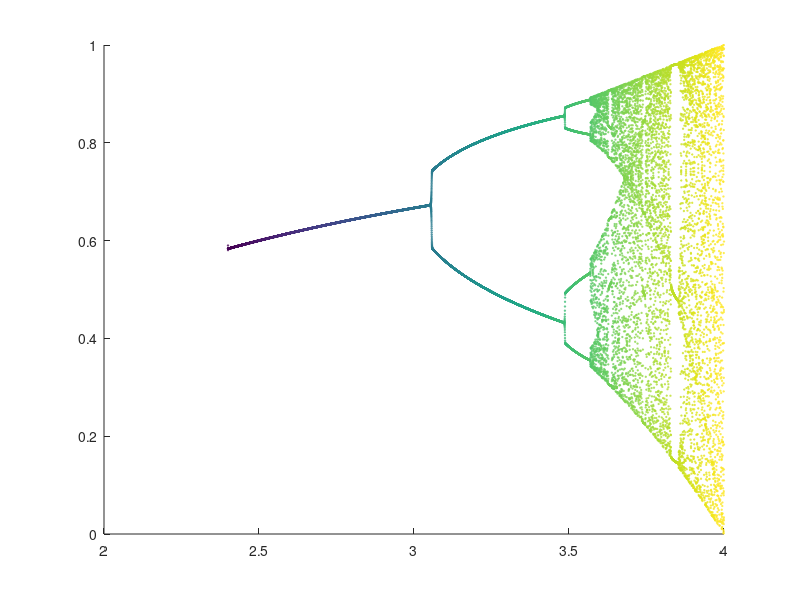

Source code (MATLAB):
%logistics map

r=2.4:0.00005:4;
lenx=length(r);
x=zeros(1,lenx);
x(1)=0.59;
for n=2:lenx
    x(n)=r(n)*x(n-1)*(1-x(n-1));
end
%plot(r,x,'.','markersize',1);
scatter(r,x,1,r);
